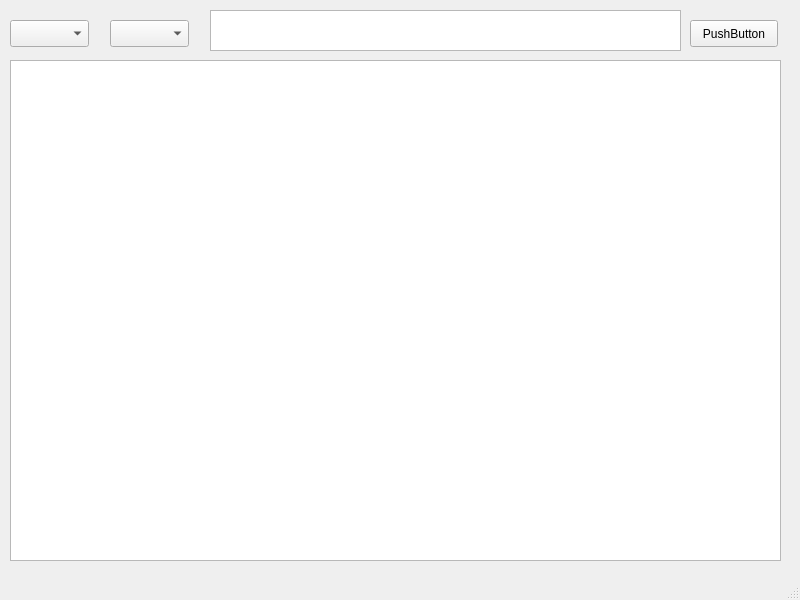
<?xml version="1.0" encoding="UTF-8"?>
<ui version="4.0">
 <class>MainWindow</class>
 <widget class="QMainWindow" name="MainWindow">
  <property name="geometry">
   <rect>
    <x>0</x>
    <y>0</y>
    <width>800</width>
    <height>600</height>
   </rect>
  </property>
  <property name="windowTitle">
   <string>MainWindow</string>
  </property>
  <widget class="QWidget" name="centralwidget">
   <widget class="QPushButton" name="pushButton">
    <property name="geometry">
     <rect>
      <x>690</x>
      <y>20</y>
      <width>88</width>
      <height>27</height>
     </rect>
    </property>
    <property name="text">
     <string>PushButton</string>
    </property>
   </widget>
   <widget class="QTableView" name="tableView">
    <property name="geometry">
     <rect>
      <x>10</x>
      <y>60</y>
      <width>771</width>
      <height>501</height>
     </rect>
    </property>
   </widget>
   <widget class="QTextEdit" name="textEdit">
    <property name="geometry">
     <rect>
      <x>210</x>
      <y>10</y>
      <width>471</width>
      <height>41</height>
     </rect>
    </property>
   </widget>
   <widget class="QComboBox" name="comboBox">
    <property name="geometry">
     <rect>
      <x>10</x>
      <y>20</y>
      <width>79</width>
      <height>27</height>
     </rect>
    </property>
   </widget>
   <widget class="QComboBox" name="comboBox_2">
    <property name="geometry">
     <rect>
      <x>110</x>
      <y>20</y>
      <width>79</width>
      <height>27</height>
     </rect>
    </property>
   </widget>
  </widget>
  <widget class="QMenuBar" name="menubar">
   <property name="geometry">
    <rect>
     <x>0</x>
     <y>0</y>
     <width>800</width>
     <height>24</height>
    </rect>
   </property>
  </widget>
  <widget class="QStatusBar" name="statusbar"/>
 </widget>
 <resources/>
 <connections/>
</ui>
